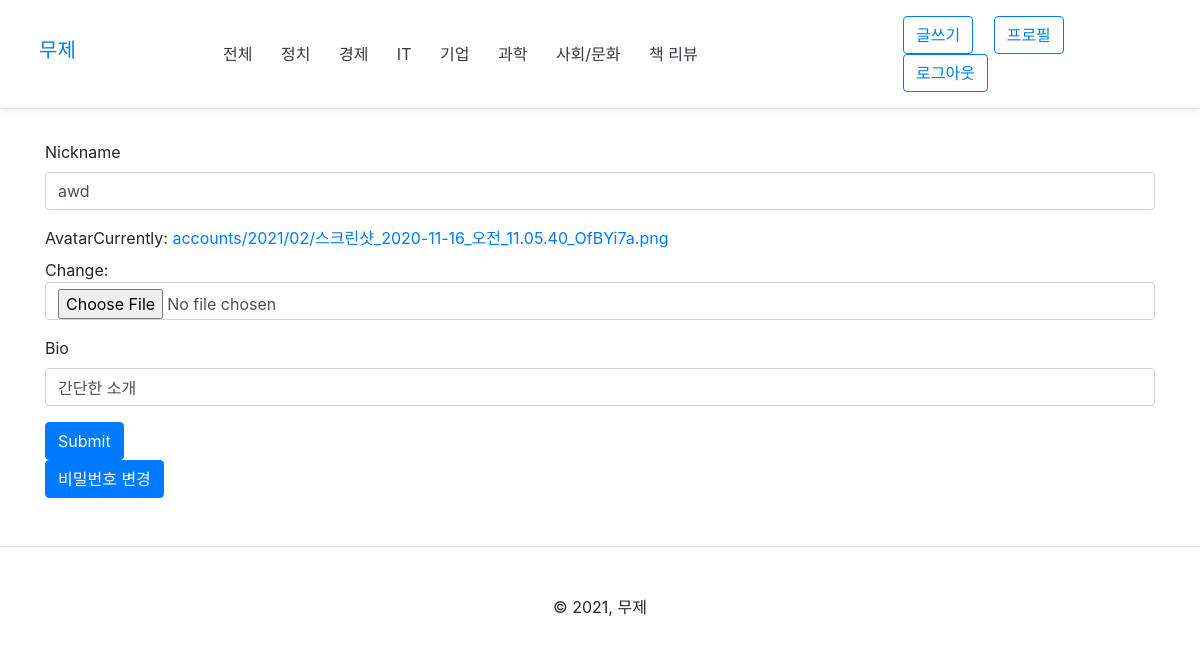
Page /accounts/profile_update/ (signed in) on the earlier database version.
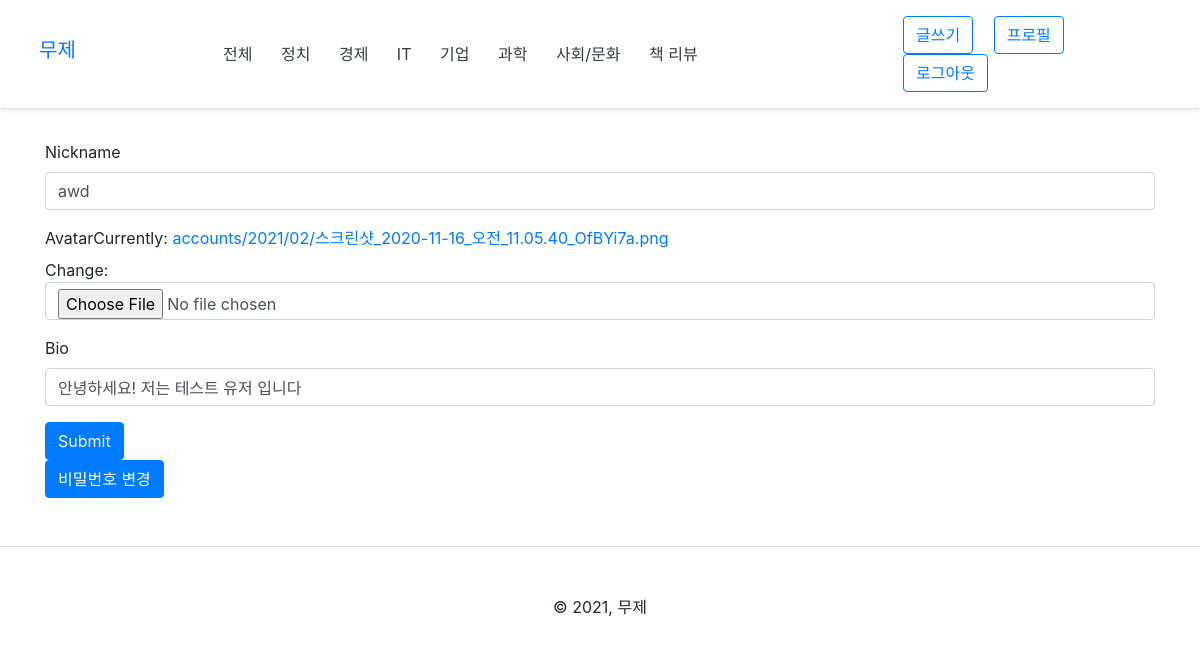
Same page on the later database version.
### accounts/models.py (models this page shows)
class User(AbstractUser):
    avatar = models.ImageField(upload_to="accounts/%Y/%m", default='accounts/base_user.png')
    nickname = models.CharField(unique=True, max_length=10)
    bio = models.CharField(blank=True, max_length=255)
    def get_absolute_url(self):
        return reverse("accounts:profile", kwargs={"pk": self.pk})

### accounts/views.py (the view)
# urls.py: path('profile_update/', views.UpdateProfileView.as_view(), name='profile_update'),
class UpdateProfileView(UpdateView):
    model = models.User
    template_name = 'accounts/update_profile.html'
    context_object_name = 'user_obj'
    fields = (
        'nickname',
        'avatar',
        'bio',
    )
    def get_object(self, queryset=None):
        return self.request.user

### templates/accounts/update_profile.html (shortened to what this page needs)
{% extends 'layout.html' %}
{% load bootstrap4 %}
{% block content %}
<div class="container">
    <form action="" method="POST" enctype="multipart/form-data">
        {% bootstrap_form form %}
        {% buttons %}
        <button type="submit" class="btn btn-primary">
            {{ submit_label|default:"Submit" }}
        </button>
        {% endbuttons %}
    </form>
    <a class="btn btn-primary" href="{% url 'accounts:change_password' %}" role="button">비밀번호 변경</a>
</div>
{% endblock %}

Differences in the rows shown:
changed User "awd": bio "간단한 소개" → "안녕하세요! 저는 테스트 유저 입니다"
